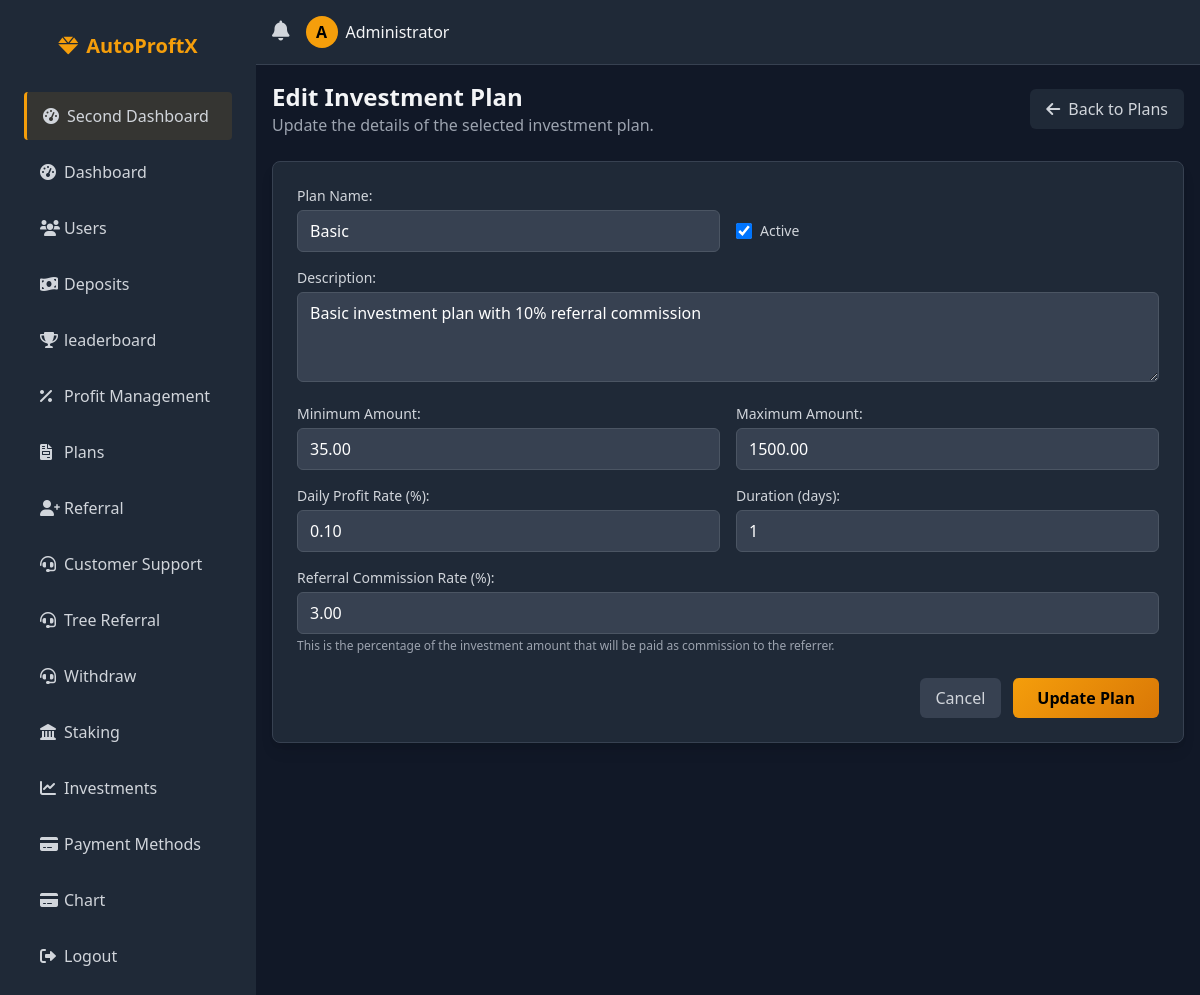
/admin/edit_plan.php?id=1 (signed in), run on the app's committed database.
### tables this page shows
CREATE TABLE IF NOT EXISTS `investment_plans` (
  `id` int NOT NULL AUTO_INCREMENT,
  `name` varchar(50) NOT NULL,
  `description` text,
  `min_amount` decimal(15,2) NOT NULL,
  `max_amount` decimal(15,2) DEFAULT NULL,
  `daily_profit_rate` decimal(5,2) NOT NULL,
  `duration_days` int NOT NULL,
  `referral_commission_rate` decimal(5,2) NOT NULL COMMENT 'Commission rate for referrers in percentage',
  `is_active` tinyint(1) NOT NULL DEFAULT '1',
  `created_at` timestamp NULL DEFAULT CURRENT_TIMESTAMP,
  `updated_at` timestamp NULL DEFAULT CURRENT_TIMESTAMP ON UPDATE CURRENT_TIMESTAMP,
  PRIMARY KEY (`id`)
);

### admin/edit_plan.php (the view, shortened to what this page needs)
<?php
include '../config/db.php';
$admin_name = $_SESSION['admin_name'] ?? 'Admin';
$plan_id = isset($_GET['id']) ? intval($_GET['id']) : 0;
$stmt = $conn->prepare("SELECT * FROM investment_plans WHERE id = ?");
$stmt->bind_param("i", $plan_id);
$stmt->execute();
$result = $stmt->get_result();
$plan = $result->fetch_assoc();
?>
<!DOCTYPE html>
<html lang="en">
<head>
  <link rel="stylesheet" href="https://cdnjs.cloudflare.com/ajax/libs/tailwindcss/2.2.19/tailwind.min.css">
  <link rel="stylesheet" href="https://cdnjs.cloudflare.com/ajax/libs/font-awesome/6.0.0-beta3/css/all.min.css">
</head>
<body class="bg-gray-900 text-gray-100 flex min-h-screen">
  <?php include 'includes/sidebar.php'; ?>
  <div class="flex-1 flex flex-col overflow-hidden">
    <header class="bg-gray-800 border-b border-gray-700 shadow-md">
      <div class="flex items-center justify-between p-4">
        <div class="flex items-center space-x-4">
          <div class="relative">
            <button id="notifications-btn" class="text-gray-300 hover:text-white relative">
              <i class="fas fa-bell text-xl"></i>
            </button>
          </div>
          <div class="flex items-center">
            <div class="h-8 w-8 rounded-full bg-yellow-500 flex items-center justify-center text-black font-bold">
              <?php echo strtoupper(substr($admin_name, 0, 1)); ?>
            </div>
            <span class="ml-2 hidden sm:inline-block"><?php echo htmlspecialchars($admin_name); ?></span>
          </div>
        </div>
      </div>
    </header>
    <main class="flex-1 overflow-y-auto p-4 bg-gray-900">
      <div class="flex justify-between items-center mb-6">
        <div>
          <h2 class="text-2xl font-bold">Edit Investment Plan</h2>
          <p class="text-gray-400">Update the details of the selected investment plan.</p>
        </div>
        <a href="plans.php" class="flex items-center bg-gray-800 hover:bg-gray-700 text-gray-300 py-2 px-4 rounded-md transition duration-200">
          <i class="fas fa-arrow-left mr-2"></i>
          <span>Back to Plans</span>
        </a>
      </div>
      <div class="bg-gray-800 rounded-lg border border-gray-700 shadow-lg p-6">
        <form method="POST" action="">
          <div class="space-y-4">
            <div class="grid grid-cols-1 md:grid-cols-2 gap-4">
              <div>
                <label for="name" class="block text-sm font-medium text-gray-300 mb-1">Plan Name:</label>
                <input type="text" id="name" name="name" maxlength="50" required value="<?php echo htmlspecialchars($plan['name']); ?>"
                  class="w-full bg-gray-700 border border-gray-600 rounded-md py-2 px-3 text-white focus:outline-none focus:ring-2 focus:ring-yellow-500 focus:border-transparent">
              </div>
              <div class="flex items-center h-full pt-6">
                <input type="checkbox" id="is_active" name="is_active" <?php echo $plan['is_active'] ? 'checked' : ''; ?>
                  class="h-4 w-4 text-yellow-500 focus:ring-yellow-500 border-gray-600 rounded">
                <label for="is_active" class="ml-2 block text-sm text-gray-300">Active</label>
              </div>
            </div>
            <div>
              <label for="description" class="block text-sm font-medium text-gray-300 mb-1">Description:</label>
              <textarea id="description" name="description" rows="3"
                class="w-full bg-gray-700 border border-gray-600 rounded-md py-2 px-3 text-white focus:outline-none focus:ring-2 focus:ring-yellow-500 focus:border-transparent"><?php echo htmlspecialchars($plan['description']); ?></textarea>
            </div>
            <div class="grid grid-cols-1 md:grid-cols-2 gap-4">
              <div>
                <label for="min_amount" class="block text-sm font-medium text-gray-300 mb-1">Minimum Amount:</label>
                <input type="number" id="min_amount" name="min_amount" step="0.01" required value="<?php echo $plan['min_amount']; ?>"
                  class="w-full bg-gray-700 border border-gray-600 rounded-md py-2 px-3 text-white focus:outline-none focus:ring-2 focus:ring-yellow-500 focus:border-transparent">
              </div>
              <div>
                <label for="max_amount" class="block text-sm font-medium text-gray-300 mb-1">Maximum Amount:</label>
                <input type="number" id="max_amount" name="max_amount" step="0.01" value="<?php echo $plan['max_amount']; ?>"
                  class="w-full bg-gray-700 border border-gray-600 rounded-md py-2 px-3 text-white focus:outline-none focus:ring-2 focus:ring-yellow-500 focus:border-transparent"
                  placeholder="Leave empty for unlimited">
              </div>
            </div>
            <div class="grid grid-cols-1 md:grid-cols-2 gap-4">
              <div>
                <label for="daily_profit_rate" class="block text-sm font-medium text-gray-300 mb-1">Daily Profit Rate (%):</label>
                <input type="number" id="daily_profit_rate" name="daily_profit_rate" step="0.01" required value="<?php echo $plan['daily_profit_rate']; ?>"
                  class="w-full bg-gray-700 border border-gray-600 rounded-md py-2 px-3 text-white focus:outline-none focus:ring-2 focus:ring-yellow-500 focus:border-transparent">
              </div>
              <div>
                <label for="duration_days" class="block text-sm font-medium text-gray-300 mb-1">Duration (days):</label>
                <input type="number" id="duration_days" name="duration_days" required value="<?php echo $plan['duration_days']; ?>"
                  class="w-full bg-gray-700 border border-gray-600 rounded-md py-2 px-3 text-white focus:outline-none focus:ring-2 focus:ring-yellow-500 focus:border-transparent">
              </div>
            </div>
            <div>
              <label for="referral_commission_rate" class="block text-sm font-medium text-gray-300 mb-1">Referral Commission Rate (%):</label>
              <input type="number" id="referral_commission_rate" name="referral_commission_rate" step="0.01" required value="<?php echo $plan['referral_commission_rate']; ?>"
                class="w-full bg-gray-700 border border-gray-600 rounded-md py-2 px-3 text-white focus:outline-none focus:ring-2 focus:ring-yellow-500 focus:border-transparent">
              <p class="mt-1 text-xs text-gray-400">This is the percentage of the investment amount that will be paid as commission to the referrer.</p>
            </div>
          </div>
          <div class="mt-6 flex justify-end space-x-3">
            <a href="plans.php" class="px-4 py-2 bg-gray-700 text-gray-300 rounded-md hover:bg-gray-600 transition duration-200">
              Cancel
            </a>
            <button type="submit"
              class="gold-gradient text-black font-bold py-2 px-6 rounded-md transition duration-200 hover:opacity-90">
              Update Plan
            </button>
          </div>
        </form>
      </div>
    </main>
  </div>
</body>
</html>

### admin/edit_plan.php (style rules this page uses)
.gold-gradient { background: linear-gradient(135deg, #f59e0b, #d97706); }

### data on the page
investment_plans: name "Basic", is_active "☑", description "Basic investment plan with 10% referral commission", min_amount "35.00", max_amount "1500.00", daily_profit_rate "0.10", duration_days "1", referral_commission_rate "3.00"

### other printed values
substr($admin_name, 0, 1) "A"
$admin_name "Administrator"
